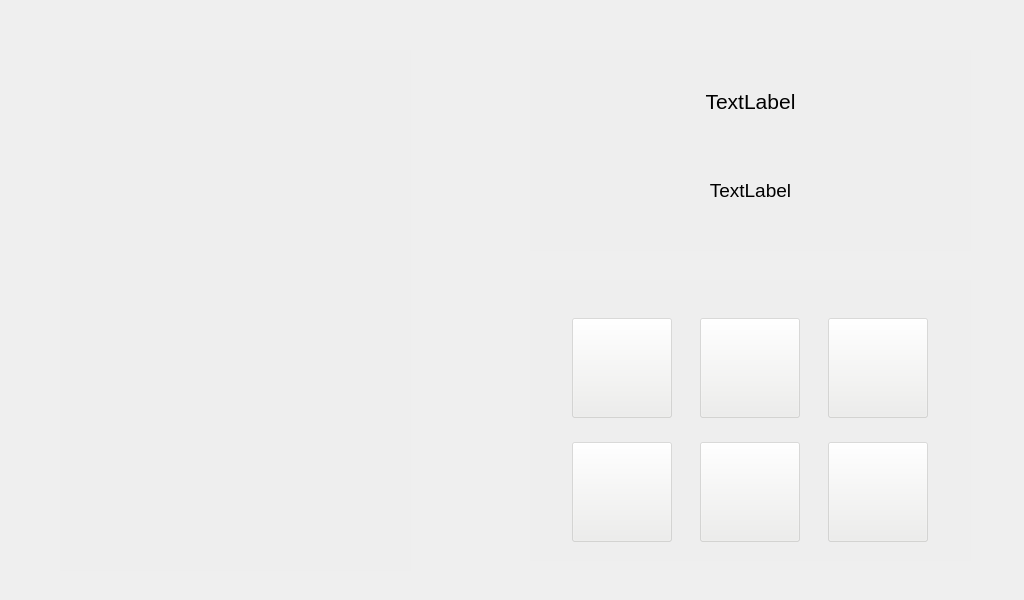
<?xml version="1.0" encoding="UTF-8"?>
<ui version="4.0">
 <class>Widget</class>
 <widget class="QWidget" name="Widget">
  <property name="geometry">
   <rect>
    <x>0</x>
    <y>0</y>
    <width>1024</width>
    <height>600</height>
   </rect>
  </property>
  <property name="minimumSize">
   <size>
    <width>1024</width>
    <height>600</height>
   </size>
  </property>
  <property name="maximumSize">
   <size>
    <width>1024</width>
    <height>600</height>
   </size>
  </property>
  <property name="windowTitle">
   <string>Widget</string>
  </property>
  <property name="styleSheet">
   <string notr="true">#Widget
{
	border-image: url(:/pic/fufu.png);
}</string>
  </property>
  <widget class="QWidget" name="widget_video" native="true">
   <property name="geometry">
    <rect>
     <x>60</x>
     <y>50</y>
     <width>351</width>
     <height>521</height>
    </rect>
   </property>
   <property name="styleSheet">
    <string notr="true">background-color: rgba(238, 238, 236,100);
border-image: url(:/pic/fufu1.png);

</string>
   </property>
  </widget>
  <widget class="QWidget" name="widget_dateTime" native="true">
   <property name="geometry">
    <rect>
     <x>530</x>
     <y>50</y>
     <width>441</width>
     <height>201</height>
    </rect>
   </property>
   <property name="styleSheet">
    <string notr="true">background-color: rgba(238, 238, 236,100);</string>
   </property>
   <widget class="QWidget" name="">
    <property name="geometry">
     <rect>
      <x>20</x>
      <y>10</y>
      <width>401</width>
      <height>171</height>
     </rect>
    </property>
    <layout class="QVBoxLayout" name="verticalLayout_2">
     <item>
      <widget class="QLabel" name="label_time">
       <property name="font">
        <font>
         <pointsize>16</pointsize>
        </font>
       </property>
       <property name="text">
        <string>TextLabel</string>
       </property>
       <property name="alignment">
        <set>Qt::AlignCenter</set>
       </property>
      </widget>
     </item>
     <item>
      <widget class="QLabel" name="label_date">
       <property name="font">
        <font>
         <pointsize>14</pointsize>
        </font>
       </property>
       <property name="layoutDirection">
        <enum>Qt::RightToLeft</enum>
       </property>
       <property name="text">
        <string>TextLabel</string>
       </property>
       <property name="alignment">
        <set>Qt::AlignCenter</set>
       </property>
      </widget>
     </item>
    </layout>
   </widget>
  </widget>
  <widget class="QWidget" name="widget_button" native="true">
   <property name="geometry">
    <rect>
     <x>530</x>
     <y>280</y>
     <width>441</width>
     <height>281</height>
    </rect>
   </property>
   <property name="styleSheet">
    <string notr="true">
background-color: rgb(238, 238, 236,100);</string>
   </property>
   <widget class="QWidget" name="">
    <property name="geometry">
     <rect>
      <x>20</x>
      <y>20</y>
      <width>401</width>
      <height>261</height>
     </rect>
    </property>
    <layout class="QVBoxLayout" name="verticalLayout">
     <item>
      <layout class="QHBoxLayout" name="horizontalLayout">
       <item>
        <widget class="QPushButton" name="pushButton_call">
         <property name="minimumSize">
          <size>
           <width>100</width>
           <height>100</height>
          </size>
         </property>
         <property name="maximumSize">
          <size>
           <width>100</width>
           <height>100</height>
          </size>
         </property>
         <property name="focusPolicy">
          <enum>Qt::NoFocus</enum>
         </property>
         <property name="styleSheet">
          <string notr="true">QPushButton { border-image: url(:/pic/tel.png); }
QPushButton:pressed { border-image: url(:/pic/tel2.png); }
setStyleSheet(&quot;border:none&quot;);   </string>
         </property>
         <property name="text">
          <string/>
         </property>
        </widget>
       </item>
       <item>
        <widget class="QPushButton" name="pushButton_fingerprint">
         <property name="minimumSize">
          <size>
           <width>100</width>
           <height>100</height>
          </size>
         </property>
         <property name="maximumSize">
          <size>
           <width>100</width>
           <height>100</height>
          </size>
         </property>
         <property name="focusPolicy">
          <enum>Qt::NoFocus</enum>
         </property>
         <property name="styleSheet">
          <string notr="true">QPushButton { border-image: url(:/pic/fingerprint.png); }

QPushButton:pressed { border-image: url(:/pic/fingerprint2.png); }
setStyleSheet(&quot;border:none&quot;);   
</string>
         </property>
         <property name="text">
          <string/>
         </property>
        </widget>
       </item>
       <item>
        <widget class="QPushButton" name="pushButton_face">
         <property name="minimumSize">
          <size>
           <width>100</width>
           <height>100</height>
          </size>
         </property>
         <property name="maximumSize">
          <size>
           <width>100</width>
           <height>100</height>
          </size>
         </property>
         <property name="focusPolicy">
          <enum>Qt::NoFocus</enum>
         </property>
         <property name="styleSheet">
          <string notr="true">QPushButton { border-image: url(:/pic/face.png); }
QPushButton:pressed { border-image: url(:/pic/face2.png); }
setStyleSheet(&quot;border:none&quot;);   
</string>
         </property>
         <property name="text">
          <string/>
         </property>
        </widget>
       </item>
      </layout>
     </item>
     <item>
      <layout class="QHBoxLayout" name="horizontalLayout_2">
       <item>
        <widget class="QPushButton" name="pushButton_addadmin">
         <property name="minimumSize">
          <size>
           <width>100</width>
           <height>100</height>
          </size>
         </property>
         <property name="maximumSize">
          <size>
           <width>100</width>
           <height>100</height>
          </size>
         </property>
         <property name="focusPolicy">
          <enum>Qt::NoFocus</enum>
         </property>
         <property name="styleSheet">
          <string notr="true">QPushButton { border-image: url(:/pic/addAdmin.png); }
QPushButton:pressed { border-image: url(:/pic/addAdmin2.png); }
setStyleSheet(&quot;border:none&quot;);   
</string>
         </property>
         <property name="text">
          <string/>
         </property>
        </widget>
       </item>
       <item>
        <widget class="QPushButton" name="pushButton_password">
         <property name="minimumSize">
          <size>
           <width>100</width>
           <height>100</height>
          </size>
         </property>
         <property name="maximumSize">
          <size>
           <width>100</width>
           <height>100</height>
          </size>
         </property>
         <property name="focusPolicy">
          <enum>Qt::NoFocus</enum>
         </property>
         <property name="styleSheet">
          <string notr="true">QPushButton { border-image: url(:/pic/password.png); }
QPushButton:pressed { border-image: url(:/pic/password2.png); }
setStyleSheet(&quot;border:none&quot;);   
</string>
         </property>
         <property name="text">
          <string/>
         </property>
        </widget>
       </item>
       <item>
        <widget class="QPushButton" name="pushButton_power">
         <property name="minimumSize">
          <size>
           <width>100</width>
           <height>100</height>
          </size>
         </property>
         <property name="maximumSize">
          <size>
           <width>100</width>
           <height>100</height>
          </size>
         </property>
         <property name="focusPolicy">
          <enum>Qt::NoFocus</enum>
         </property>
         <property name="styleSheet">
          <string notr="true">
QPushButton { border-image: url(:/pic/power.png); }
QPushButton:pressed { border-image: url(:/pic/power2.png); }
setStyleSheet(&quot;border:none&quot;);   </string>
         </property>
         <property name="text">
          <string/>
         </property>
        </widget>
       </item>
      </layout>
     </item>
    </layout>
   </widget>
  </widget>
 </widget>
 <resources/>
 <connections/>
</ui>
